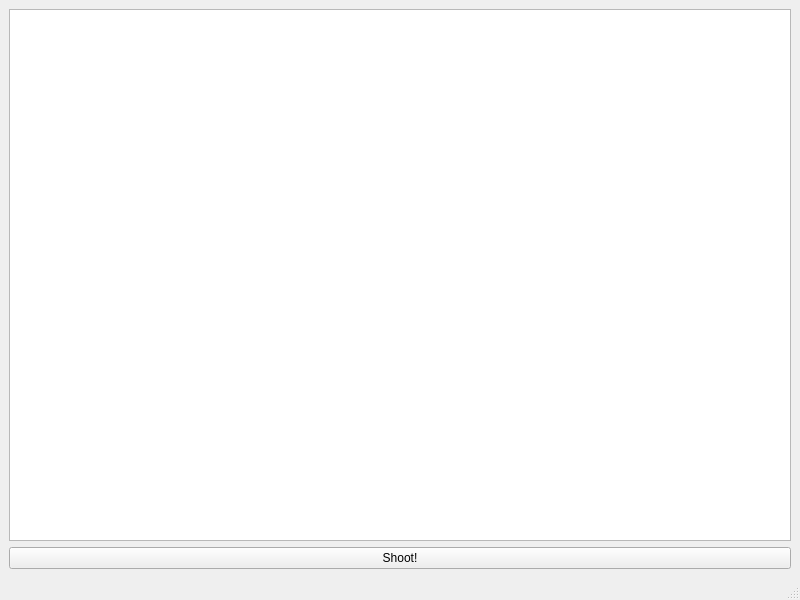
<?xml version="1.0" encoding="UTF-8"?>
<ui version="4.0">
 <class>MainWindow</class>
 <widget class="QMainWindow" name="MainWindow">
  <property name="geometry">
   <rect>
    <x>0</x>
    <y>0</y>
    <width>800</width>
    <height>600</height>
   </rect>
  </property>
  <property name="windowTitle">
   <string>MainWindow</string>
  </property>
  <widget class="QWidget" name="centralwidget">
   <layout class="QGridLayout" name="gridLayout">
    <item row="0" column="0">
     <widget class="QGraphicsView" name="graphicsView"/>
    </item>
    <item row="1" column="0">
     <widget class="QPushButton" name="pushButton">
      <property name="text">
       <string>Shoot!</string>
      </property>
     </widget>
    </item>
   </layout>
  </widget>
  <widget class="QMenuBar" name="menubar">
   <property name="geometry">
    <rect>
     <x>0</x>
     <y>0</y>
     <width>800</width>
     <height>20</height>
    </rect>
   </property>
  </widget>
  <widget class="QStatusBar" name="statusbar"/>
 </widget>
 <resources/>
 <connections/>
</ui>
